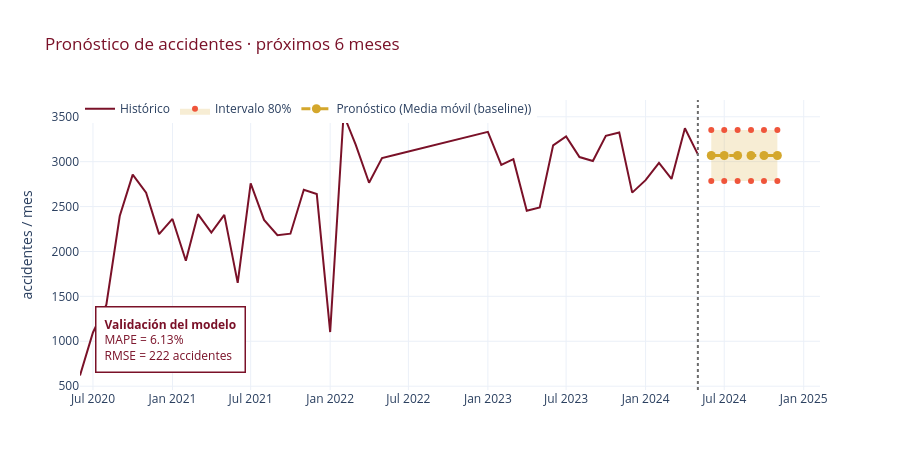

Notebook source saved alongside this figure:
### Code cell
fig = go.Figure()
fig.add_trace(go.Scatter(x=serie.index[-48:], y=serie.values[-48:], name="Histórico",
                         line=dict(color=GRANATE, width=2)))
if lo is not None:
    fig.add_trace(go.Scatter(x=list(fc.index)+list(fc.index[::-1]),
                             y=list(hi.values)+list(lo.values[::-1]),
                             fill="toself", fillcolor="rgba(212,167,44,0.20)",
                             line=dict(width=0), name="Intervalo 80%", hoverinfo="skip"))
fig.add_trace(go.Scatter(x=fc.index, y=fc.values, name=f"Pronóstico ({MEJOR})",
                         mode="lines+markers", line=dict(color=DORADO, width=3, dash="dash"),
                         marker=dict(size=9)))
fig.add_vline(x=serie.index[-1], line_dash="dot", line_color=GRIS)

# MAPE y RMSE VISIBLES EN EL PANEL (requisito obligatorio)
fig.add_annotation(xref="paper", yref="paper", x=0.02, y=0.06, showarrow=False, align="left",
                   bgcolor="white", bordercolor=GRANATE, borderwidth=1.5, borderpad=8,
                   text=(f"<b>Validación del modelo</b><br>"
                         f"MAPE = {tabla.loc[MEJOR,'MAPE (%)']:.2f}%<br>"
                         f"RMSE = {tabla.loc[MEJOR,'RMSE']:.0f} accidentes"),
                   font=dict(size=12, color=GRANATE))
fig.update_layout(height=470, template=TEMPLATE,
                  title=f"Pronóstico de accidentes · próximos {FUTURO} meses",
                  title_font_color=GRANATE, yaxis_title="accidentes / mes",
                  legend=dict(orientation="h", y=1.02, x=0))
fig.show()

### Figure 1 — Plotly figure (JSON) as saved in the notebook; plotly's stock layout.template omitted (floating-point values rounded to 4 significant figures)
{"data": [{"line": {"color": "#7a1128", "width": 2}, "name": "Histórico", "type": "scatter", "x": ["2020-06-01T00:00:00.000000000", "2020-07-01T00:00:00.000000000", "2020-08-01T00:00:00.000000000", "2020-09-01T00:00:00.000000000", "2020-10-01T00:00:00.000000000", "2020-11-01T00:00:00.000000000", "2020-12-01T00:00:00.000000000", "2021-01-01T00:00:00.000000000", "2021-02-01T00:00:00.000000000", "2021-03-01T00:00:00.000000000", "2021-04-01T00:00:00.000000000", "2021-05-01T00:00:00.000000000", "2021-06-01T00:00:00.000000000", "2021-07-01T00:00:00.000000000", "2021-08-01T00:00:00.000000000", "2021-09-01T00:00:00.000000000", "2021-10-01T00:00:00.000000000", "2021-11-01T00:00:00.000000000", "2021-12-01T00:00:00.000000000", "2022-01-01T00:00:00.000000000", "2022-02-01T00:00:00.000000000", "2022-03-01T00:00:00.000000000", "2022-04-01T00:00:00.000000000", "2022-05-01T00:00:00.000000000", "2022-06-01T00:00:00.000000000", "2022-07-01T00:00:00.000000000", "2022-08-01T00:00:00.000000000", "2022-09-01T00:00:00.000000000", "2022-10-01T00:00:00.000000000", "2022-11-01T00:00:00.000000000", "2022-12-01T00:00:00.000000000", "2023-01-01T00:00:00.000000000", "2023-02-01T00:00:00.000000000", "2023-03-01T00:00:00.000000000", "2023-04-01T00:00:00.000000000", "2023-05-01T00:00:00.000000000", "2023-06-01T00:00:00.000000000", "2023-07-01T00:00:00.000000000", "2023-08-01T00:00:00.000000000", "2023-09-01T00:00:00.000000000", "2023-10-01T00:00:00.000000000", "2023-11-01T00:00:00.000000000", "2023-12-01T00:00:00.000000000", "2024-01-01T00:00:00.000000000", "2024-02-01T00:00:00.000000000", "2024-03-01T00:00:00.000000000", "2024-04-01T00:00:00.000000000", "2024-05-01T00:00:00.000000000"], "y": [619.0, 1098.0, 1408.0, 2395.0, 2856.0, 2654.0, 2193.0, 2362.0, 1897.0, 2415.0, 2210.0, 2408.0, 1650.0, 2758.0, 2351.0, 2182.0, 2198.0, 2687.0, 2639.0, 1103.0, 3525.0, 3189.0, 2765.0, 3040.0, 3076.0, 3113.0, 3150.0, 3186.0, 3222.0, 3259.0, 3296.0, 3332.0, 2965.0, 3028.0, 2453.0, 2491.0, 3182.0, 3280.0, 3051.0, 3007.0, 3288.0, 3324.0, 2655.0, 2794.0, 2986.0, 2808.0, 3372.0, 3081.0]}, {"fill": "toself", "fillcolor": "rgba(212,167,44,0.20)", "hoverinfo": "skip", "line": {"width": 0}, "name": "Intervalo 80%", "type": "scatter", "x": ["2024-06-01T00:00:00", "2024-07-01T00:00:00", "2024-08-01T00:00:00", "2024-09-01T00:00:00", "2024-10-01T00:00:00", "2024-11-01T00:00:00", "2024-11-01T00:00:00", "2024-10-01T00:00:00", "2024-09-01T00:00:00", "2024-08-01T00:00:00", "2024-07-01T00:00:00", "2024-06-01T00:00:00"], "y": [3354.0, 3354.0, 3354.0, 3354.0, 3354.0, 3354.0, 2784.0, 2784.0, 2784.0, 2784.0, 2784.0, 2784.0]}, {"line": {"color": "#d4a72c", "dash": "dash", "width": 3}, "marker": {"size": 9}, "mode": "lines+markers", "name": "Pronóstico (Media móvil (baseline))", "type": "scatter", "x": ["2024-06-01T00:00:00.000000000", "2024-07-01T00:00:00.000000000", "2024-08-01T00:00:00.000000000", "2024-09-01T00:00:00.000000000", "2024-10-01T00:00:00.000000000", "2024-11-01T00:00:00.000000000"], "y": [3069.0, 3069.0, 3069.0, 3069.0, 3069.0, 3069.0]}], "layout": {"annotations": [{"align": "left", "bgcolor": "white", "bordercolor": "#7a1128", "borderpad": 8, "borderwidth": 1.5, "font": {"color": "#7a1128", "size": 12}, "showarrow": false, "text": "<b>Validación del modelo</b><br>MAPE = 6.13%<br>RMSE = 222 accidentes", "x": 0.02, "xref": "paper", "y": 0.06, "yref": "paper"}], "height": 470, "legend": {"orientation": "h", "x": 0, "y": 1.02}, "shapes": [{"line": {"color": "#6b6b6b", "dash": "dot"}, "type": "line", "x0": "2024-05-01T00:00:00", "x1": "2024-05-01T00:00:00", "xref": "x", "y0": 0, "y1": 1, "yref": "y domain"}], "title": {"font": {"color": "#7a1128"}, "text": "Pronóstico de accidentes · próximos 6 meses"}, "yaxis": {"title": {"text": "accidentes / mes"}}}}
